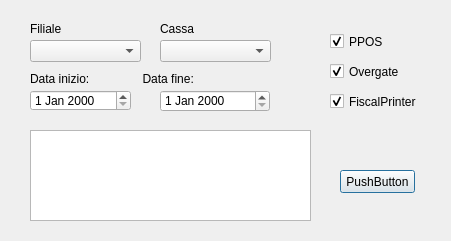
<?xml version="1.0" encoding="UTF-8"?>
<ui version="4.0">
 <class>Dialog</class>
 <widget class="QDialog" name="Dialog">
  <property name="windowModality">
   <enum>Qt::WindowModal</enum>
  </property>
  <property name="enabled">
   <bool>true</bool>
  </property>
  <property name="geometry">
   <rect>
    <x>0</x>
    <y>0</y>
    <width>451</width>
    <height>241</height>
   </rect>
  </property>
  <property name="sizePolicy">
   <sizepolicy hsizetype="Fixed" vsizetype="Fixed">
    <horstretch>0</horstretch>
    <verstretch>0</verstretch>
   </sizepolicy>
  </property>
  <property name="minimumSize">
   <size>
    <width>451</width>
    <height>241</height>
   </size>
  </property>
  <property name="maximumSize">
   <size>
    <width>451</width>
    <height>241</height>
   </size>
  </property>
  <property name="windowTitle">
   <string>Dialog</string>
  </property>
  <property name="toolTip">
   <string/>
  </property>
  <property name="sizeGripEnabled">
   <bool>false</bool>
  </property>
  <widget class="QDateEdit" name="dateEdit_FROM">
   <property name="geometry">
    <rect>
     <x>30</x>
     <y>90</y>
     <width>101</width>
     <height>21</height>
    </rect>
   </property>
  </widget>
  <widget class="QComboBox" name="comboBox_Cassa">
   <property name="geometry">
    <rect>
     <x>160</x>
     <y>40</y>
     <width>111</width>
     <height>22</height>
    </rect>
   </property>
  </widget>
  <widget class="QComboBox" name="comboBox_Filiale">
   <property name="geometry">
    <rect>
     <x>30</x>
     <y>40</y>
     <width>111</width>
     <height>22</height>
    </rect>
   </property>
  </widget>
  <widget class="QDateEdit" name="dateEdit_TO">
   <property name="geometry">
    <rect>
     <x>160</x>
     <y>90</y>
     <width>110</width>
     <height>22</height>
    </rect>
   </property>
  </widget>
  <widget class="QPushButton" name="pushButton">
   <property name="geometry">
    <rect>
     <x>340</x>
     <y>170</y>
     <width>75</width>
     <height>23</height>
    </rect>
   </property>
   <property name="text">
    <string>PushButton</string>
   </property>
  </widget>
  <widget class="QCheckBox" name="checkBox_PPOS">
   <property name="geometry">
    <rect>
     <x>330</x>
     <y>30</y>
     <width>92</width>
     <height>23</height>
    </rect>
   </property>
   <property name="text">
    <string>PPOS</string>
   </property>
   <property name="checked">
    <bool>true</bool>
   </property>
  </widget>
  <widget class="QCheckBox" name="checkBox_OVG">
   <property name="geometry">
    <rect>
     <x>330</x>
     <y>60</y>
     <width>92</width>
     <height>23</height>
    </rect>
   </property>
   <property name="text">
    <string>Overgate</string>
   </property>
   <property name="checked">
    <bool>true</bool>
   </property>
  </widget>
  <widget class="QCheckBox" name="checkBox_RTF">
   <property name="geometry">
    <rect>
     <x>330</x>
     <y>90</y>
     <width>111</width>
     <height>23</height>
    </rect>
   </property>
   <property name="text">
    <string>FiscalPrinter</string>
   </property>
   <property name="checked">
    <bool>true</bool>
   </property>
  </widget>
  <widget class="QTextEdit" name="textEdit_OUT">
   <property name="geometry">
    <rect>
     <x>30</x>
     <y>130</y>
     <width>281</width>
     <height>91</height>
    </rect>
   </property>
  </widget>
  <widget class="QLabel" name="label_Fil">
   <property name="geometry">
    <rect>
     <x>30</x>
     <y>20</y>
     <width>67</width>
     <height>17</height>
    </rect>
   </property>
   <property name="text">
    <string>Filiale</string>
   </property>
  </widget>
  <widget class="QLabel" name="label_Cassa">
   <property name="geometry">
    <rect>
     <x>160</x>
     <y>20</y>
     <width>67</width>
     <height>17</height>
    </rect>
   </property>
   <property name="text">
    <string>Cassa</string>
   </property>
  </widget>
  <widget class="QLabel" name="label_Date">
   <property name="geometry">
    <rect>
     <x>30</x>
     <y>70</y>
     <width>241</width>
     <height>17</height>
    </rect>
   </property>
   <property name="text">
    <string>Data inizio:                Data fine:</string>
   </property>
  </widget>
 </widget>
 <resources/>
 <connections/>
</ui>
